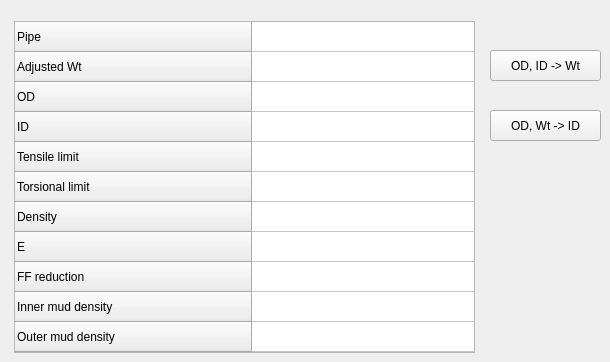
       <widget class="QWidget" name="tab_10">
        <attribute name="title">
         <string>Pipe</string>
        </attribute>
        <widget class="QPushButton" name="s3ODID_pushButton">
         <property name="geometry">
          <rect>
           <x>490</x>
           <y>50</y>
           <width>111</width>
           <height>31</height>
          </rect>
         </property>
         <property name="text">
          <string>OD, ID -&gt; Wt</string>
         </property>
        </widget>
        <widget class="QPushButton" name="s3ODWt_pushButton">
         <property name="geometry">
          <rect>
           <x>490</x>
           <y>110</y>
           <width>111</width>
           <height>31</height>
          </rect>
         </property>
         <property name="text">
          <string>OD, Wt -&gt; ID</string>
         </property>
        </widget>
        <widget class="QTableWidget" name="s3PipeProperties_tableWidget">
         <property name="geometry">
          <rect>
           <x>14</x>
           <y>21</y>
           <width>461</width>
           <height>332</height>
          </rect>
         </property>
         <property name="font">
          <font>
           <pointsize>9</pointsize>
          </font>
         </property>
         <property name="frameShape">
          <enum>QFrame::StyledPanel</enum>
         </property>
         <property name="columnCount">
          <number>1</number>
         </property>
         <attribute name="horizontalHeaderVisible">
          <bool>false</bool>
         </attribute>
         <attribute name="horizontalHeaderDefaultSectionSize">
          <number>250</number>
         </attribute>
         <attribute name="horizontalHeaderMinimumSectionSize">
          <number>120</number>
         </attribute>
         <attribute name="verticalHeaderDefaultSectionSize">
          <number>30</number>
         </attribute>
         <attribute name="verticalHeaderMinimumSectionSize">
          <number>20</number>
         </attribute>
         <row>
          <property name="text">
           <string>Pipe</string>
          </property>
         </row>
         <row>
          <property name="text">
           <string>Adjusted Wt                                                 </string>
          </property>
          <property name="font">
           <font>
            <kerning>false</kerning>
           </font>
          </property>
         </row>
         <row>
          <property name="text">
           <string>OD</string>
          </property>
         </row>
         <row>
          <property name="text">
           <string>ID</string>
          </property>
         </row>
         <row>
          <property name="text">
           <string>Tensile limit</string>
          </property>
         </row>
         <row>
          <property name="text">
           <string>Torsional limit</string>
          </property>
         </row>
         <row>
          <property name="text">
           <string>Density</string>
          </property>
         </row>
         <row>
          <property name="text">
           <string>E</string>
          </property>
         </row>
         <row>
          <property name="text">
           <string>FF reduction</string>
          </property>
         </row>
         <row>
          <property name="text">
           <string>Inner mud density</string>
          </property>
         </row>
         <row>
          <property name="text">
           <string>Outer mud density</string>
          </property>
         </row>
         <column/>
        </widget>
       </widget>
